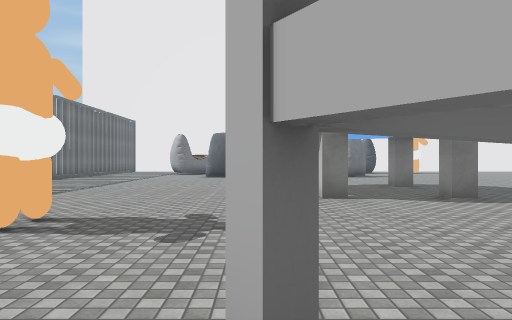
[1] (above)

24 first-person views from a walk through a Unity game level. The camera is 1.5 m above the floor, looks level and sees 70° across. The floor is counted in squares, 2 m on a side. Each view is taken from the middle of a square. On the plan, view 1 faces up. The plan holds only what a view shows up to about 11 squares ahead; the rest is blank. The place goes on beyond the plan. Some surface patterns are stand-ins.

[2]
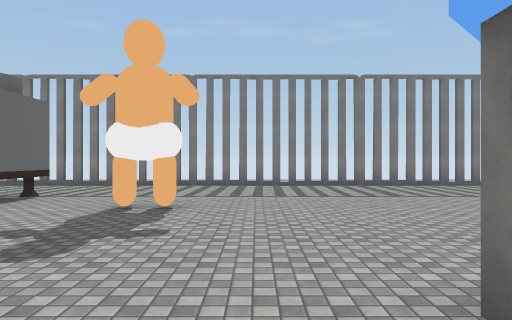

[3]
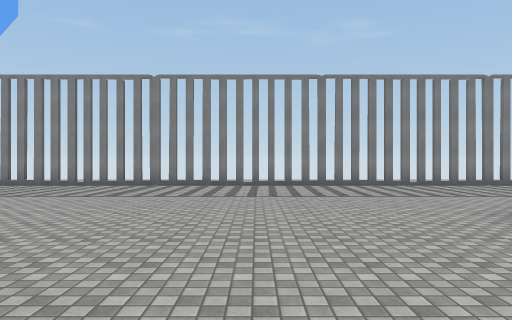

[4]
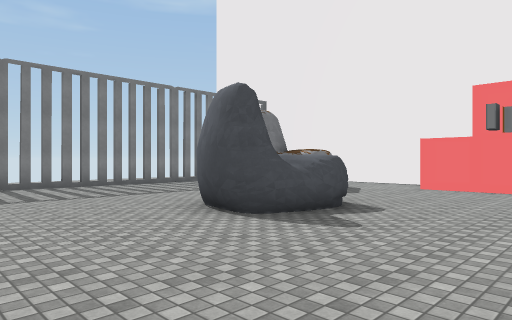

[5]
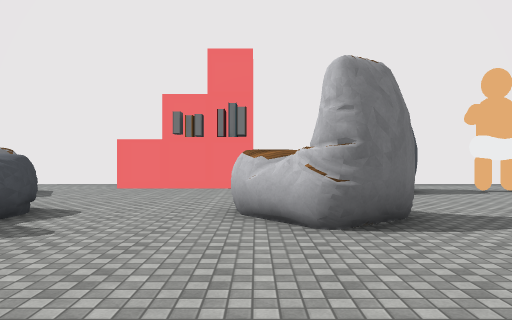

[6]
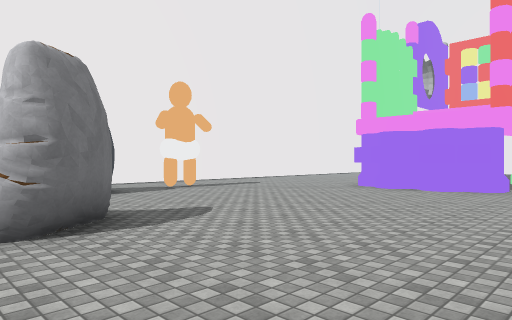

[7]
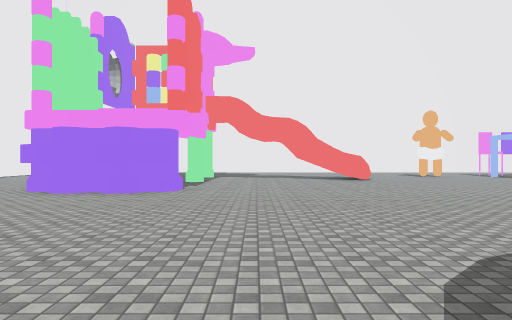

[8]
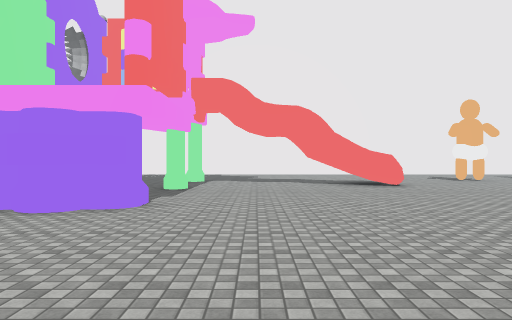

[9]
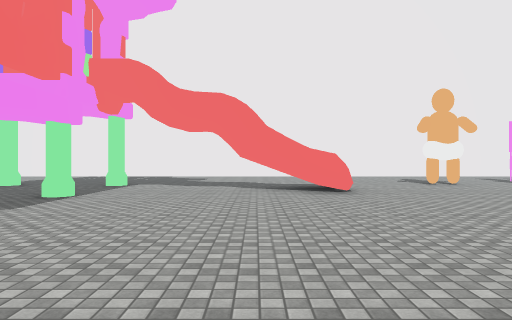

[10]
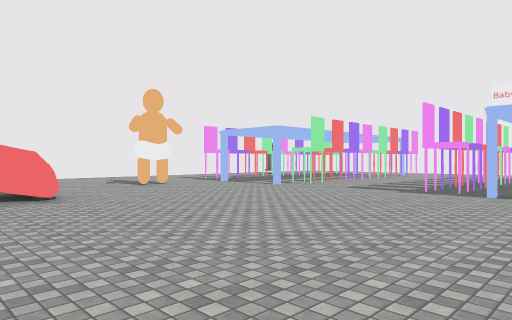

[11]
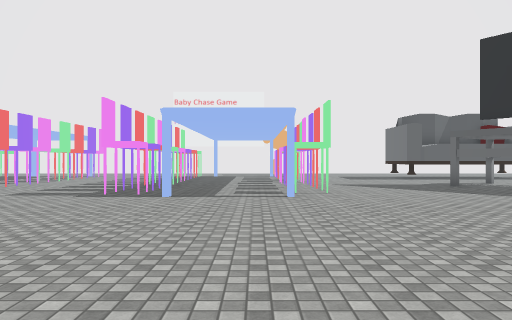

[12]
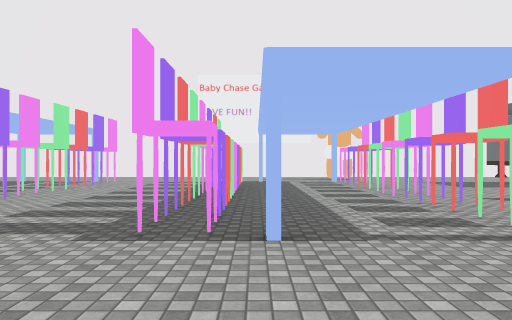

[13]
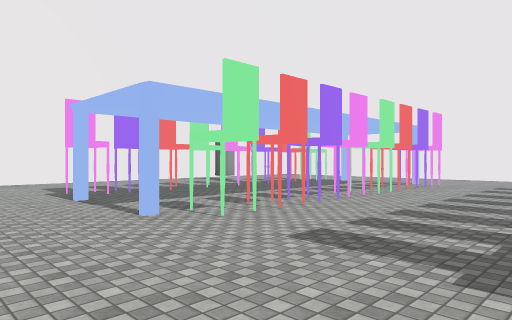

[14]
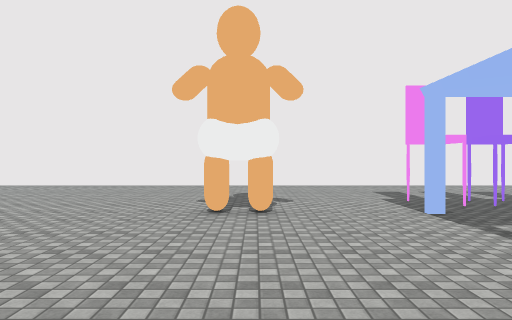

[15]
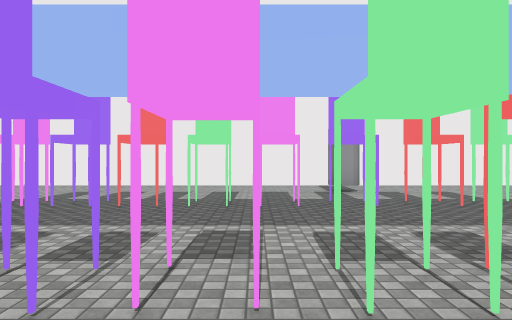

[16]
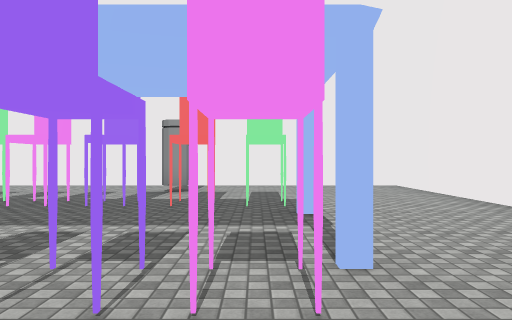

[17]
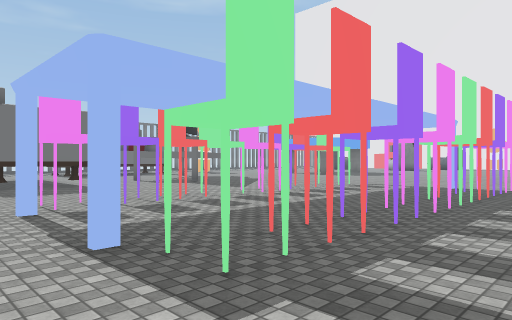

[18]
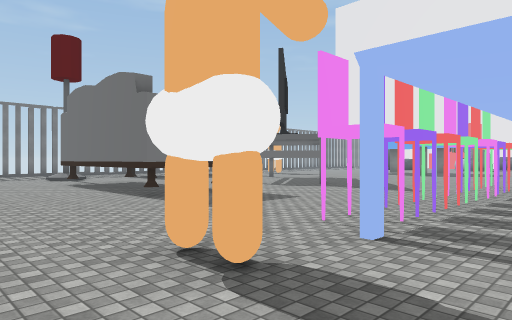

[19]
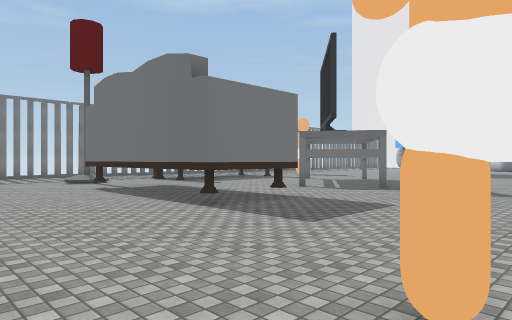

[20]
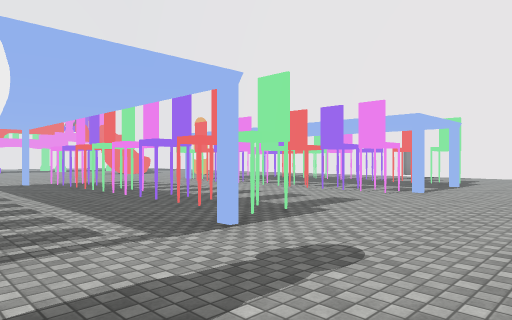

[21]
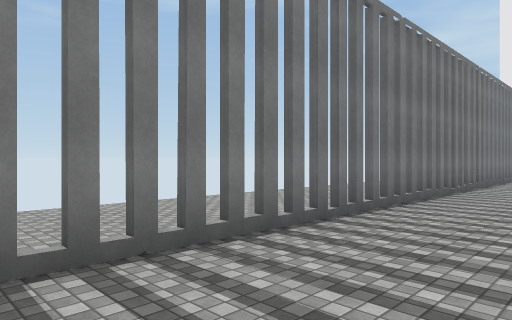

[22]
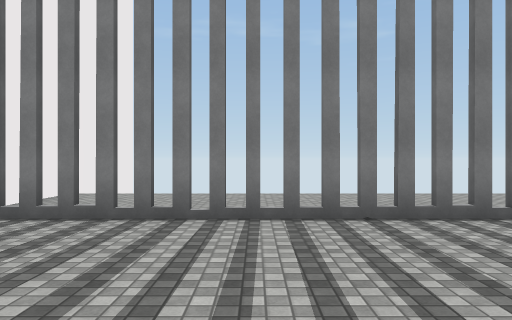

[23]
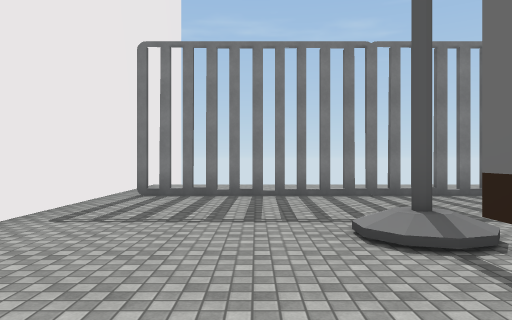

[24]
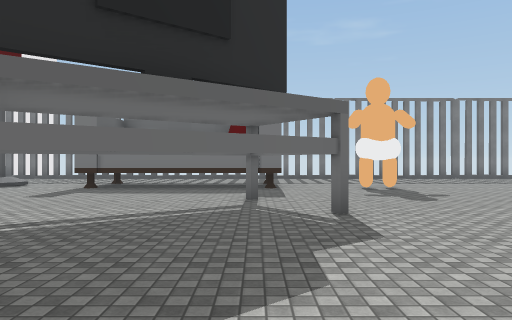

### Floor plan
Key: @ floor where view 1 was taken; # wall or solid block; x gap in a wall; . main floor; : floor 0.25 m higher than the main floor; ^ raised ledge; T thing the floor can be seen under or through; C chair; O other object.
Columns run from 12 left of view 1 to 26 right of it. Each row starts with its distance up from view 1.
 23          ..#####    ...
 22          ..#:##    ....
 21          ......    ..O.
 20     x     .....   #.....
 19     x.    ......  .......
 18     x...   ....^ .........
 17     x..... #...###.......#     .#
 16     x.....##....#.......##   ...
 15     x...................##  .....
 14     x....................#...#..#
 13     x.......... .................
 12     x......... ..................     #
 11     x......... ..................    .#
 10     x......... .O.............#..  ...#
  9     x.......  ..... ..........# . ....#
  8     x........ .....  .........^ ......#
  7     x.........O.O.  ..................#
  6     x............   ..................#
  5     x............  ...................#
  4     x....O......  ..............O.....#
  3     x.................................#
  2     x.........#.......................#
  1  .. x...##..TTT......C..#C...C..#C....#
  0  ...x... #..@T.T.........C.......C....#
 -1  ...x..  #......T....C...C...C...C....#
 -2  ...x..  #....TT.....C...C...C...C....#
 -3  ...x..  #...........C...C...C...C....#
 -4  ...x...............CC.......C........#
 -5  ...x......#    #...CC...C...C...C..#.#
 -6  ...x...#..#    #...CC...C...C...C....#
 -7  ...x......######...CC..#C...C...C....#
 -8  ...x.........................#.#.....#
 -9  ...x................O................#
-10  ...#......  ................. .......#
-11 #........         .... ..       ......#
-12                                      ##

Positions as (right, up) in squares from view 1, and headings:
1: (0, 0), facing up
2: (3, 6), facing left
3: (3, 12), facing left
4: (3, 12), facing up-left
5: (3, 12), facing up
6: (3, 12), facing up-right
7: (4, 12), facing right
8: (7, 12), facing right
9: (9, 10), facing right
10: (10, 10), facing down-right
11: (10, 9), facing down
12: (12, 5), facing down
13: (13, 4), facing down-right
14: (15, 4), facing right
15: (15, -3), facing right
16: (15, -7), facing right
17: (15, -9), facing up-left
18: (11, -11), facing up-left
19: (9, -11), facing up-left
20: (9, -11), facing up-right
21: (-5, -7), facing up-left
22: (-3, -7), facing left
23: (0, -8), facing left
24: (7, 1), facing left
